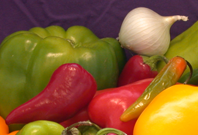
%> input picture 2A/TraitementImages/TP3/Images/oignon.png, 198 x 135 px
$ octave exercice_2.m   (GNU Octave 9; MATLAB toolbox functions it lacks are replaced by stand-ins)
%> lines starting %> are read from the running program, lines starting %| are printed output that depends on the picture
### 2A/TraitementImages/TP3/meanshift.m
function [S,k] = meanshift(I,T,h,k_max,epsilon)

% Segmentation d'une image par la methode mean-shift
%
% Parametres d'entree :
%    I : image couleur a segmenter
%    T : definit le voisinage spatial
%    h : definit le voisinage colorimetrique
%    k_max : nombre maximal d'iterations
%    epsilon : definit la condition d'arret
%
% Parametres de sortie :
%    S : image segmentee
%    k : nombre d'iterations

% Dimensions de l'image :
[nb_lignes,nb_colonnes,nb_canaux] = size(I);

% Normalisation de l'image RVB :
I = double(I)/255;

% Redimensionnement de l'image en 3 x (nb_lignes*nb_colonnes) pour la conversion en LUV :
I = transpose(reshape(I(:),nb_lignes*nb_colonnes,3));

% Conversion en LUV :
I_LUV = rgb2luv(I);

% Redimensionnement de l'image en nb_lignes x nb_colonnes x 3 :
I_LUV = reshape(transpose(I_LUV),nb_lignes,nb_colonnes,nb_canaux);

% Initialisation du nombre d'iterations :
k = 1;

% Carte indiquant les points pour lesquels l'approche a converge :
deja_converge = zeros(nb_lignes,nb_colonnes);

% Tant que tous les points ne sont pas arrives a convergence
% et que le nombre maximal d'iterations n'a pas ete atteint :
while min(deja_converge(:))==0 & k<=k_max
    for i = 1:nb_lignes
        for j = 1:nb_colonnes
            if deja_converge(i,j)==0

                % Recuperation et vectorisation de la couleur du pixel courant :
                couleur = permute(I_LUV(i, j, :), [3 1 2]);

                % Coordonnees des pixels pris en compte pour calculer la couleur moyenne :
                % (attention a respecter les limites de l'image !)
                % - numeros_lignes contient la liste des numeros de lignes
                % - numeros_colonnes contient la liste des numeros de colonnes
                numeros_lignes = max(1, i-T):min(i+T, nb_lignes);
                nl = size(numeros_lignes, 2);
                numeros_colonnes = max(1, j-T):min(j+T, nb_colonnes);
                nc = size(numeros_colonnes, 2);

                % Recuperation de la sous-image correspondante,
                % de dimensions length(numeros_lignes) x length(numeros_colonnes) x 3 :
                sous_image = I_LUV(numeros_lignes, numeros_colonnes, :);

                % Pour faciliter les calculs, redimensionnement de la sous-image
                % en 3 x (length(numeros_lignes)*length(numeros_colonnes)) :
                sous_image = transpose(reshape(sous_image(:),nl*nc, 3));

                % Distance euclidienne entre la couleur de p et celle de chaque pixel du bloc :
                distance = sqrt(sum((sous_image - repmat(couleur, 1, nl*nc)).^2, 1));

                % Detection des pixels du bloc situes dans S_h(x) :
                pixels_S_h = find(distance < h);

                % Calcul de la couleur moyenne de ces pixels :
                couleur_moyenne = mean(sous_image(:, pixels_S_h), 2); %#ok<FNDSB>

                % L'iteration a-t-elle converge ?
                deja_converge(i, j) = norm(couleur - couleur_moyenne) < epsilon;

                % Remplacement de la couleur par la moyenne (mean-shift) :
                I_LUV(i, j, :) = permute(couleur_moyenne, [2, 3, 1]);
            end
        end
    end
    k = k+1;
end

% Conversion en RVB :
S = transpose(I_LUV(:));
S = transpose(reshape(S,length(S)/3,3));
S = luv2rgb(S);
S = reshape(transpose(S),nb_lignes,nb_colonnes,nb_canaux);

### 2A/TraitementImages/TP3/rgb2luv.m
% RGB2LUV conversion RGB vers LUV

function luv = rgb2luv( rgb )

% Conversion en XYZ :

XYZ = [0.4125,  0.3576,  0.1804; ...
       0.2125,  0.7154,  0.0721; ...
       0.0193,  0.1192,  0.9502];
xyz = XYZ*rgb;

% Conversion en LUV :

luv = xyz;
Yn = 1;
Lt = 0.008856;
Un_prime = 0.19784977571475;
Vn_prime = 0.46834507665248;
L0 = xyz(2,:)/Yn;

warning off MATLAB:divideByZero;
constant = xyz(1,:)+15*xyz(2,:)+3*xyz(3,:);
u_prime = (constant~=0).*((4*xyz(1,:))./constant)+(constant==0)*4.0;
v_prime = (constant~=0).*((9*xyz(2,:))./constant)+(constant==0)*9.0/15.0;

luv(1,:) = (L0>Lt).*(116.0*(L0.^(1/3))-16.0)+(L0<=Lt).*(903.3*L0);
luv(2,:) = 13*luv(1,:).*(u_prime-Un_prime);
luv(3,:) = 13*luv(1,:).*(v_prime-Vn_prime);

% Suppression des NaNs :

luv(find(isnan(luv))) = 0;

### 2A/TraitementImages/TP3/luv2rgb.m
% LUV2RGB conversion LUV vers RGB

function rgb = luv2rgb(luv)

% Conversion en XYZ :

xyz = luv;

Yn = 1;
Un_prime = 0.19784977571475;
Vn_prime = 0.46834507665248;

u_prime	= luv(2,:)./(13*luv(1,:))+Un_prime;
v_prime	= luv(3,:)./(13*luv(1,:))+Vn_prime;

xyz(2,:) = (luv(1,:)<8.0).*(Yn*luv(1,:)/903.3)+(luv(1,:)>=8.0).*(Yn*(((luv(1,:)+16.0)/116.0).^3));
xyz(1,:) = 9*u_prime.*xyz(2,:)./(4*v_prime);
xyz(3,:) = (12-3*u_prime-20*v_prime).*xyz(2,:)./(4*v_prime);

% Conversion en RGB :

RGB = [3.2405, -1.5371, -0.4985; ...
       -0.9693,  1.8760,  0.0416; ...
       0.0556, -0.2040,  1.0573];
rgb = RGB*xyz;

% Verifications :

rgb(1,:) = (luv(1,:)>=0.1).*rgb(1,:);
rgb(2,:) = (luv(1,:)>=0.1).*rgb(2,:);
rgb(3,:) = (luv(1,:)>=0.1).*rgb(3,:);

rgb(1,:) = (rgb(1,:)>=0 & rgb(1,:)<=1).*rgb(1,:)+(rgb(1,:)>1);
rgb(2,:) = (rgb(2,:)>=0 & rgb(2,:)<=1).*rgb(2,:)+(rgb(2,:)>1);
rgb(3,:) = (rgb(3,:)>=0 & rgb(3,:)<=1).*rgb(3,:)+(rgb(3,:)>1);

### 2A/TraitementImages/TP3/simplifier.m
function I = simplifier(I, min_dist)
    [n, m, o] = size(I); %#ok<ASGLU>

    for i = 1:n
        for j = 1:m
            %% Pour chaque pixel de l'image
            for jj = j+1:m
                %% Simplifier les pixels proches sur la même ligne

            end
            for ii = i+1:n
                for jj = 1:m
                    %% Simplifier les pixels proches sur les lignes suivantes
                    if all(abs(I(i, j, :) - I(ii, jj, :)) < min_dist)
                        I(ii, jj, :) = I(i, j, :);
                    end
                end
            end
        end
    end
end

### 2A/TraitementImages/TP3/comptage.m
function p = comptage(I, min_size)

[n, m, o] = size(I); %#ok<ASGLU>
P = zeros(n, m);

p = 0;
q = 0;
for i = 1:n
    for j = 1:m
        % Le pixel n'est pas encore classé
        if P(i, j) == 0
            p = p + 1;
            s = 1;
            P(i, j) = p;
            voisins = [];
            voisins_check = [];
            % Ajout des voisins à vérifier
            if i > 1 && P(i-1, j) == 0
                voisins = [voisins [i-1; j]]; %#ok<*AGROW>
                voisins_check = [voisins_check [i-1; j]];
            end
            if i < n && P(i+1, j) == 0
                voisins = [voisins [i+1; j]];
                voisins_check = [voisins_check [i+1; j]];
            end
            if j > 1 && P(i, j-1) == 0
                voisins = [voisins [i; j-1]];
                voisins_check = [voisins_check [i; j-1]];
            end
            if j < m && P(i, j+1) == 0
                voisins = [voisins [i; j+1]];
                voisins_check = [voisins_check [i; j+1]];
            end

            while size(voisins, 2) > 0
                voisins_nouv = [];
                for k = 1:size(voisins, 2)
                    ii = voisins(1, k);
                    jj = voisins(2, k);
                    if all(abs(I(ii, jj, :) - I(i, j, :)) < 0.001)
                        s = s + 1;
                        P(ii, jj) = p;
                        % Ajout des voisins à vérifier
                        if ii > 1 && P(ii-1, jj) == 0
                            check = 0;
                            for l = 1:size(voisins_check, 2)
                                if voisins_check(1, l) == ii-1 && voisins_check(2, l) == jj
                                    check = 1;
                                end
                            end
                            if ~check
                                voisins_nouv = [voisins_nouv [ii-1; jj]];
                                voisins_check = [voisins_check [ii-1; jj]];
                            end
                        end
                        if ii < n && P(ii+1, jj) == 0
                            check = 0;
                            for l = 1:size(voisins_check, 2)
                                if voisins_check(1, l) == ii+1 && voisins_check(2, l) == jj
                                    check = 1;
                                end
                            end
                            if ~check
                                voisins_nouv = [voisins_nouv [ii+1; jj]];
                                voisins_check = [voisins_check [ii+1; jj]];
                            end
                        end
                        if jj > 1 && P(ii, jj-1) == 0
                            check = 0;
                            for l = 1:size(voisins_check, 2)
                                if voisins_check(1, l) == ii && voisins_check(2, l) == jj-1
                                    check = 1;
                                end
                            end
                            if ~check
                                voisins_nouv = [voisins_nouv [ii; jj-1]];
                                voisins_check = [voisins_check [ii; jj-1]];
                            end
                        end
                        if jj < m && P(ii, jj+1) == 0
                            check = 0;
                            for l = 1:size(voisins_check, 2)
                                if voisins_check(1, l) == ii && voisins_check(2, l) == jj+1
                                    check = 1;
                                end
                            end
                            if ~check
                                voisins_nouv = [voisins_nouv [ii; jj+1]];
                                voisins_check = [voisins_check [ii; jj+1]];
                            end
                        end
                    end
                end
                voisins = voisins_nouv;
            end
            if s < min_size
                q = q + 1;
            end
        end
    end
end

p = p - q;

end

### 2A/TraitementImages/TP3/exercice_2.m
clear;
close all;
taille_ecran = get(0,'ScreenSize');
L = taille_ecran(3);
H = taille_ecran(4);

% Parametres communs a tous les tests :
reduction = 0.25;			% Facteur de reduction de la resolution
k_max = 100;
epsilon = 0.1;
chemin = 'Images/';
image = {'oignon.png','piments.png','pommes.png','guadeloupe.jpg'};
valeurs_T = [15 20 15 15];		% Parametres a ajuster
valeurs_h = [20 15 15 15];		% Parametres a ajuster
position = {[0,0.5*H,0.5*L,0.37*H],[0.5*L,0.5*H,0.5*L,0.37*H],[0,0,0.5*L,0.37*H],[0.5*L,0,0.5*L,0.37*H]};

for i = 1:length(image)
	nom_fichier = fullfile('Images/', image{i});
	I = imread(nom_fichier);
%> I is the input picture: size 135x198x3 uint8; mean R, G, B 137.3, 92.8, 45.3
	I = imresize(I,reduction);
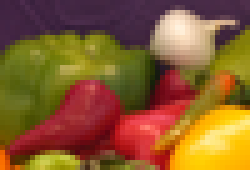
%> I: size 34x50x3 uint8 (shown 5 times larger); mean R, G, B 137.3, 92.8, 45.3
	f = figure('Name',nom_fichier,'Position',position{i});
	subplot(1,2,1);
	imagesc(I);
	axis off;
	axis equal;
	T = valeurs_T(i);
	h = valeurs_h(i);
	t = title(['$(T,h) = ($' num2str(T) '$,$' num2str(h) ')'],'Interpreter','Latex','FontSize',20);
	pos = get(t,'position');
 	set(t,'position', pos+[0 2 0]);
	drawnow;

	[S,k] = meanshift(I,T,h,k_max,epsilon);
%> in meanshift, `I = transpose(reshape(I(:),nb_lignes*nb_colonnes,3));`: I = 1700 columns, first 8: [0.251 0.247 0.255 0.255 0.263 0.267 0.267 0.271; 0.137 0.137 0.141 0.145 0.145 0.145 0.149 0.153; 0.251 0.255 0.259 0.259 0.263 0.263 0.263 0.263]
%> in rgb2luv, `xyz = XYZ*rgb;`: xyz = 1700 columns, first 8: [0.198 0.197 0.202 0.204 0.208 0.209 0.211 0.214; 0.17 0.169 0.174 0.177 0.179 0.179 0.182 0.186; 0.26 0.263 0.268 0.268 0.272 0.272 0.273 0.273]
%> in rgb2luv, `luv = xyz;`: luv has the same summary as xyz
%> in rgb2luv, `L0 = xyz(2,:)/Yn;`: L0 = 1700 values, max 0.951 at index 1196, min 0.085 at index 1041, mean 0.387
%> in rgb2luv, `constant = xyz(1,:)+15*xyz(2,:)+3*xyz(3,:);`: constant = 1700 values, max 18.04 at index 1196, min 1.62 at index 1041, mean 6.86
%> in rgb2luv, `u_prime = (constant~=0).*((4*xyz(1,:))./constant)+(constant==0)*4.0;`: u_prime = 1700 values, max 0.379 at index 774, min 0.182 at index 1037, mean 0.233
%> in rgb2luv, `v_prime = (constant~=0).*((9*xyz(2,:))./constant)+(constant==0)*9.0/15..`: v_prime = 1700 values, max 0.554 at index 395, min 0.427 at index 414, mean 0.5
%> in meanshift, `I_LUV = rgb2luv(I);`: I_LUV = 1700 columns, first 8: [48.21 48.14 48.74 49.08 49.32 49.42 49.76 50.2; 16.89 16.14 16.58 15.92 17 17.59 16.94 16.89; -21.82 -22.8 -22.38 -21.52 -21.96 -21.79 -20.95 -19.95]
%> in meanshift, `I_LUV = reshape(transpose(I_LUV),nb_lignes,nb_colonnes,nb_canaux);`:
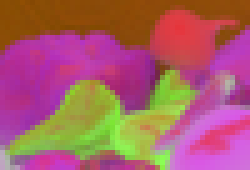
%> I_LUV: size 34x50x3 double (shown 5 times larger); mean R, G, B 65.9, 26.2, 31.4; drawn with min black and max white
%> after the loop in meanshift, `while min(deja_converge(:))==0 & k<=k_max`:
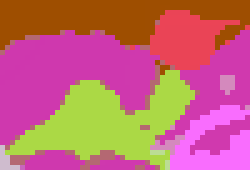
%> I_LUV: size 34x50x3 double (shown 5 times larger); mean R, G, B 65.2, 25.9, 31.8; drawn with min black and max white
%> after the loop in meanshift, `while min(deja_converge(:))==0 & k<=k_max`: deja_converge: size 34x50 double; every value is 1
%> after the loop in meanshift, `while min(deja_converge(:))==0 & k<=k_max`: couleur = [70.96; 6.52; 56.52]; couleur_moyenne = [70.93; 6.49; 56.52]; distance = 496 values, max 83.41 at index 21, min 0 at index 481, mean 31.08; nc = 16; nl = 31; numeros_colonnes = [35 36 37 38 39 40 41 42 43 44 45 46 47 48 49 50]; numeros_lignes = 31 values from 3 to 33; pixels_S_h = 192 values from 25 to 489; sous_image = 496 columns, first 8: [82.37 82.38 82.37 82.37 82.37 82.36 82.34 82.36; 11.22 11.22 11.22 11.22 11.22 11.22 11.22 11.22; 18.92 18.92 18.92 18.92 18.92 18.92 18.93 18.92]
%> in meanshift, `S = transpose(I_LUV(:));`: S = 5100 values, max 90.93 at index 4685, min -18.26 at index 3917, mean 40.99
%> in meanshift, `S = transpose(reshape(S,length(S)/3,3));`: S = 1700 columns, first 8: [49.57 49.57 49.58 49.58 49.58 49.58 49.57 49.57; 15.27 15.27 15.27 15.27 15.27 15.27 15.27 15.27; -18.24 -18.23 -18.23 -18.23 -18.22 -18.22 -18.25 -18.24]
%> in luv2rgb, `xyz = luv;`: xyz has the same summary as S in meanshift
%> in luv2rgb, `u_prime	= luv(2,:)./(13*luv(1,:))+Un_prime;`: u_prime = 1700 values, max 0.303 at index 946, min 0.204 at index 714, mean 0.232
%> in luv2rgb, `v_prime	= luv(3,:)./(13*luv(1,:))+Vn_prime;`: v_prime = 1700 values, max 0.547 at index 1285, min 0.44 at index 517, mean 0.501
%> in luv2rgb, `rgb = RGB*xyz;`: rgb = 1700 columns, first 8: [0.256 0.256 0.256 0.256 0.256 0.256 0.256 0.256; 0.151 0.151 0.151 0.151 0.151 0.151 0.151 0.151; 0.25 0.25 0.25 0.25 0.25 0.25 0.25 0.25]
%> in meanshift, `S = luv2rgb(S);`: S has the same summary as rgb in luv2rgb
%> in meanshift, `S = reshape(transpose(S),nb_lignes,nb_colonnes,nb_canaux);`:
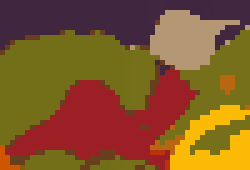
%> S: size 34x50x3 double (shown 5 times larger); mean R, G, B 0.512, 0.343, 0.16
%> k = 17

    S = simplifier(S, 0.1);

	disp([nom_fichier ' : ' num2str(k) ' iterations']);
%| Images/oignon.png : 17 iterations
    figure(f)
	subplot(1,2,2);
	imagesc(S);
	axis off;
	axis equal;

	nb_regions = comptage(S, 8);
%> after the loop in comptage, `for i = 1:n`:
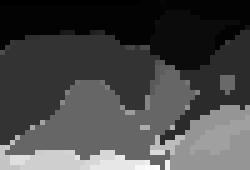
%> P: size 34x50 double (shown 5 times larger); min 1, max 66, mean 19.3; drawn with min black and max white
%> after the loop in comptage, `for i = 1:n`: check = 0; ii = 34; jj = 32; p = 66; q = 52; s = 1
%> in comptage, `p = p - q;`: p = 14
%> nb_regions = 14
	title([num2str(nb_regions) ' regions detectees'],'Interpreter','Latex','FontSize',20);
end
%> pass 2 of the loop `for i = 1:length(image)`:
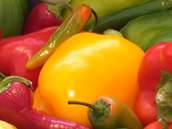
%> input picture 2A/TraitementImages/TP3/Images/piments.png, 172 x 129 px
%> I is the input picture: size 129x172x3 uint8; mean R, G, B 179.1, 106.8, 29.2
%> in meanshift (call 2), `I = transpose(reshape(I(:),nb_lignes*nb_colonnes,3));`: I = 1419 columns, first 8: [0.396 0.376 0.337 0.306 0.271 0.259 0.259 0.318; 0.439 0.42 0.388 0.365 0.329 0.302 0.282 0.231; 0.149 0.157 0.153 0.141 0.122 0.102 0.0784 0.0667]
%> in meanshift (call 2), `I_LUV = rgb2luv(I);`: I_LUV = 1419 columns, first 8: [70.11 68.86 66.55 64.65 61.82 59.74 58.29 55.87; -1.7 -2.07 -3.51 -4.85 -5.4 -3.47 -0.509 16.91; 46.55 42.89 39.83 39.17 38.76 39.75 43.05 40.46]
%> after the loop in meanshift (call 2), `while min(deja_converge(:))==0 & k<=k_max`:
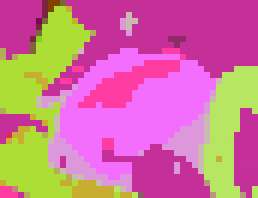
%> I_LUV: size 33x43x3 double (shown 6 times larger); mean R, G, B 71.5, 37.6, 51.5; drawn with min black and max white
%> after the loop in meanshift (call 2), `while min(deja_converge(:))==0 & k<=k_max`: couleur = [68.09; 9.71; 51.19]; couleur_moyenne = [68.09; 9.74; 51.2]; distance = 504 values, max 75.03 at index 420, min 0 at index 484, mean 29.62; nc = 21; nl = 24; numeros_colonnes = 21 values from 23 to 43; numeros_lignes = 24 values from 1 to 24; pixels_S_h = 228 values from 1 to 504; sous_image = 504 columns, first 8: [68.09 68.09 68.06 70.53 68.09 68.09 68.09 68.09; 9.71 9.71 9.6 64.26 9.7 9.71 9.73 9.71; 51.19 51.19 51.16 61.2 51.19 51.19 51.2 51.19]
%> in meanshift (call 2), `S = transpose(I_LUV(:));`: S = 4257 values, max 91.2 at index 619, min -8.79 at index 3104, mean 53.55
%> in meanshift (call 2), `S = transpose(reshape(S,length(S)/3,3));`: S = 1419 columns, first 8: [68.08 68.08 68.09 68.09 68.09 68.09 68.09 68.09; 9.67 9.68 9.69 9.69 9.69 9.7 9.7 9.7; 51.19 51.19 51.2 51.19 51.19 51.19 51.19 51.19]
%> in meanshift (call 2), `S = luv2rgb(S);`: S = 1419 columns, first 8: [0.44 0.44 0.44 0.44 0.44 0.44 0.44 0.44; 0.391 0.391 0.391 0.391 0.391 0.391 0.391 0.391; 0.104 0.104 0.104 0.104 0.104 0.104 0.104 0.104]
%> `[S,k] = meanshift(I,T,h,k_max,epsilon);`: k = 13
%| Images/piments.png : 13 iterations
%> after the loop in comptage (call 2), `for i = 1:n`:
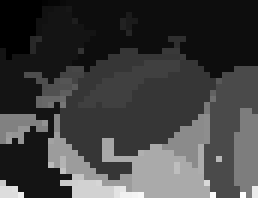
%> P: size 33x43 double (shown 6 times larger); min 1, max 76, mean 19.9; drawn with min black and max white
%> after the loop in comptage (call 2), `for i = 1:n`: ii = 33; jj = 24; p = 76; q = 63
%> in comptage (call 2), `p = p - q;`: p = 13
%> pass 3 of the loop `for i = 1:length(image)`:
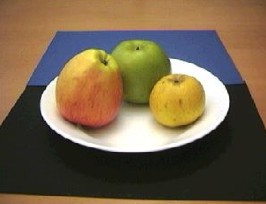
%> input picture 2A/TraitementImages/TP3/Images/pommes.png, 266 x 204 px
%> I is the input picture: size 204x266x3 uint8; mean R, G, B 117.6, 99.7, 74.5
%> `I = imresize(I,reduction);`:
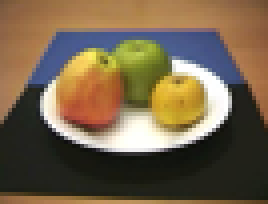
%> I: size 51x67x3 uint8 (shown 4 times larger); mean R, G, B 117.5, 99.6, 74.5
%> in meanshift (call 3), `I_LUV = reshape(transpose(I_LUV),nb_lignes,nb_colonnes,nb_canaux);`:
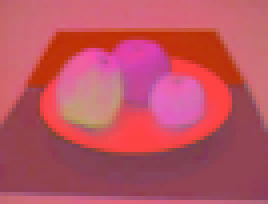
%> I_LUV: size 51x67x3 double (shown 4 times larger); mean R, G, B 65, 8.1, 16.4; drawn with min black and max white
%> (the run ends here)
